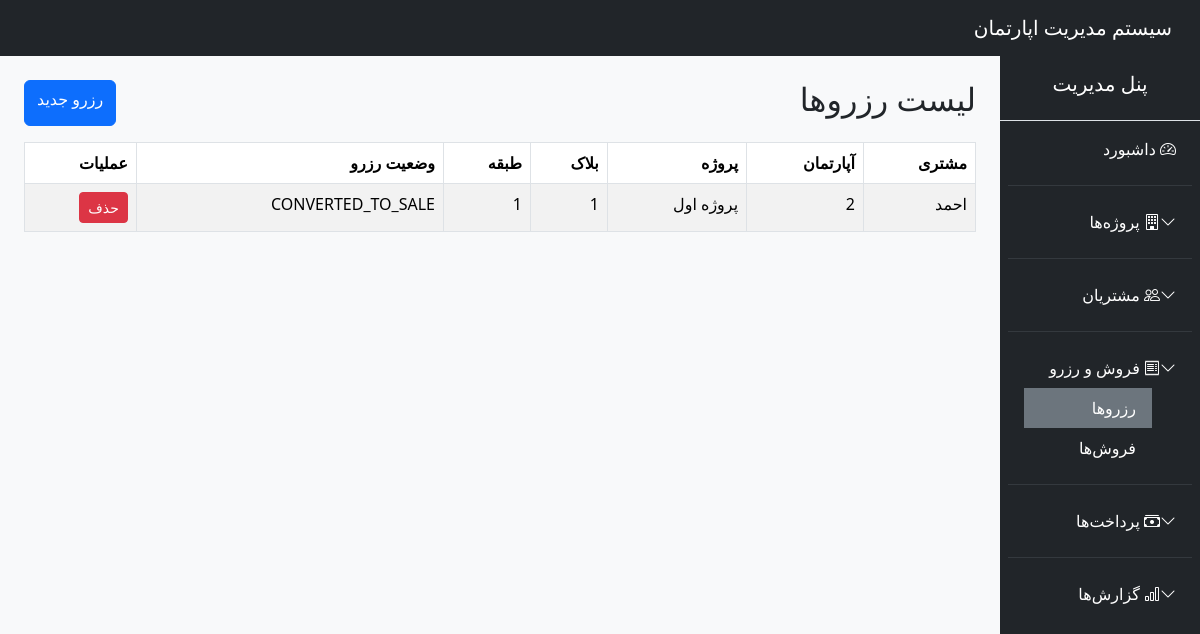
The page /public/?route=reservations (signed in) on the database as committed earlier.
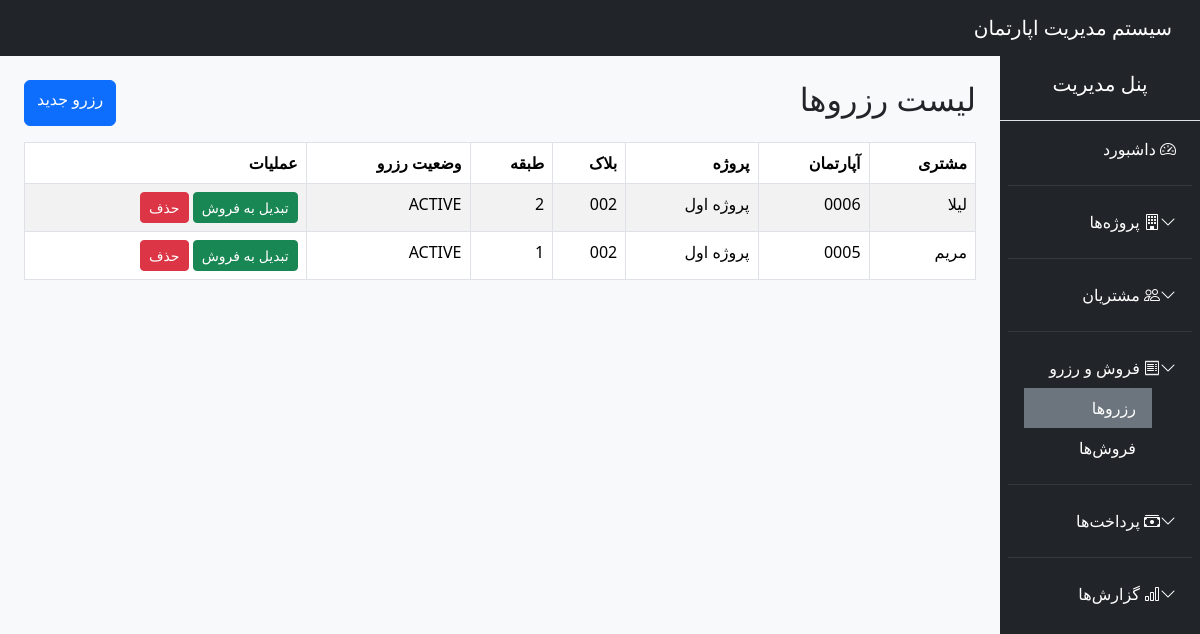
The same page on the database as committed later.
### tables this page shows
CREATE TABLE `reservations` (
  `id` int(11) NOT NULL,
  `apartment_id` int(11) NOT NULL,
  `customer_id` int(11) NOT NULL,
  `reserved_at` datetime NOT NULL DEFAULT current_timestamp(),
  `status` enum('ACTIVE','CANCELLED','CONVERTED_TO_SALE') DEFAULT 'ACTIVE',
  `created_at` datetime NOT NULL DEFAULT current_timestamp()
);

CREATE TABLE `customers` (
  `id` int(11) NOT NULL,
  `full_name` varchar(100) NOT NULL,
  `phone` varchar(50) DEFAULT NULL,
  `email` varchar(100) DEFAULT NULL,
  `national_id` varchar(50) DEFAULT NULL,
  `created_at` timestamp NOT NULL DEFAULT current_timestamp()
);

CREATE TABLE `apartments` (
  `id` int(11) NOT NULL,
  `floor_id` int(11) NOT NULL,
  `apartment_number` varchar(50) NOT NULL,
  `area` float DEFAULT NULL,
  `rooms` int(11) DEFAULT NULL,
  `status` enum('COMPLETED','UNDER_CONSTRUCTION','NOT_STARTED') NOT NULL,
  `base_price` decimal(15,2) DEFAULT NULL,
  `estimated_total_cost` decimal(15,2) DEFAULT NULL,
  `spent_cost` decimal(15,2) DEFAULT 0.00,
  `created_at` timestamp NOT NULL DEFAULT current_timestamp()
);

CREATE TABLE `projects` (
  `id` int(11) NOT NULL,
  `name` varchar(100) NOT NULL,
  `location` varchar(255) DEFAULT NULL,
  `description` text DEFAULT NULL,
  `created_at` timestamp NOT NULL DEFAULT current_timestamp(),
  `status` enum('ACTIVE','INACTIVE','COMPLETED') NOT NULL DEFAULT 'ACTIVE'
);

CREATE TABLE `blocks` (
  `id` int(11) NOT NULL,
  `project_id` int(11) NOT NULL,
  `name` varchar(50) NOT NULL,
  `floors_count` int(11) NOT NULL
);

CREATE TABLE `floors` (
  `id` int(11) NOT NULL,
  `block_id` int(11) NOT NULL,
  `floor_number` int(11) NOT NULL
);

### public/index.php (called while the page is built, shortened)
<?php
require_once "../app/core/Database.php";
require_once "../app/core/Controller.php";
require_once "../app/core/Model.php";
$route = $_GET['route'] ?? 'dashboard';
require_once "../routes/web.php";

### app/core/Controller.php (called while the page is built, shortened)
<?php
class Controller {
    protected function view($view, $data = []) {
        extract($data);
        require "../app/views/$view.php";
    }
    protected function model($model) {
        return new $model;
    }
}

### app/controllers/ReservationController.php (called while the page is built, shortened)
<?php
class ReservationController extends Controller
{
    public function index()
    {
        $reservationModel = $this->model("Reservation");
        $reservations = $reservationModel->all();
        $this->view("reservations/index", compact('reservations', 'page_title'));
    }
}

### config/config.php (called while the page is built)
<?php
return [
    'db' => [
        'host' => 'localhost',
        'dbname' => 'apartment_system',
        'user' => 'root',
        'pass' => ''
    ]
];

### app/core/Database.php (called while the page is built, shortened)
<?php
class Database {
    private static $instance = null;
    private function __construct() {
        $config = require __DIR__ . '/../../config/config.php';
        $dsn = "mysql:host={$config['db']['host']};dbname={$config['db']['dbname']};charset=utf8mb4";
        try {
            $this->pdo = new PDO($dsn, $config['db']['user'], $config['db']['pass']);
        } catch (PDOException $e) {
            die("DB Connection Failed: " . $e->getMessage());
        }
    }
    public static function connect() {
        if (self::$instance === null) {
            self::$instance = new Database();
        }
        return self::$instance->pdo;
    }
}

### app/core/Model.php (called while the page is built, shortened)
<?php
class Model {
    public function __construct() {
        $this->db = Database::connect();
    }
}

### app/models/Reservation.php (called while the page is built, shortened)
<?php
class Reservation extends Model
{
    public function all()
    {
        $sql = "SELECT r.*,
                       c.full_name AS customer_name,
                       a.apartment_number,
                       f.floor_number,
                       b.name AS block_name,
                       p.name AS project_name
                FROM reservations r
                JOIN customers c ON r.customer_id = c.id
                JOIN apartments a ON r.apartment_id = a.id
                JOIN floors f ON a.floor_id = f.id
                JOIN blocks b ON f.block_id = b.id
                JOIN projects p ON b.project_id = p.id
                ORDER BY r.id DESC";
        return $this->db->query($sql)->fetchAll(PDO::FETCH_ASSOC);
    }
}

### app/views/reservations/index.php (the view)
<?php require "../app/views/layouts/header.php"; ?>
<?php require "../app/views/layouts/sidebar.php"; ?>
<div class="d-flex justify-content-between mb-3">
    <h2>لیست رزروها</h2>
    <a href="/apartment_system/public/?route=reservations_create" class="btn btn-primary">رزرو جدید</a>
</div>
<table class="table table-bordered table-striped">
    <thead>
        <tr>
            <th>مشتری</th>
            <th>آپارتمان</th>
            <th>پروژه</th>
            <th>بلاک</th>
            <th>طبقه</th>
            <th>وضعیت رزرو</th>
            <th>عملیات</th>
        </tr>
    </thead>
    <tbody>
    <?php foreach ($reservations as $r): ?>
        <tr>
            <td><?= $r['customer_name'] ?></td>
            <td><?= $r['apartment_number'] ?></td>
            <td><?= $r['project_name'] ?></td>
            <td><?= $r['block_name'] ?></td>
            <td><?= $r['floor_number'] ?></td>
            <td><?= $r['status'] ?></td>
            <td>
                <?php if ($r['status'] == 'ACTIVE'): ?>
                    <a href="/apartment_system/public/?route=reservations_convert&id=<?= $r['id'] ?>"
                       class="btn btn-success btn-sm">تبدیل به فروش</a>
                <?php endif; ?>
                <a href="/apartment_system/public/?route=reservations_delete&id=<?= $r['id'] ?>"
                   class="btn btn-danger btn-sm"
                   onclick="return confirm('حذف شود؟')">حذف</a>
            </td>
        </tr>
    <?php endforeach; ?>
    </tbody>
</table>
<?php require "../app/views/layouts/footer.php"; ?>

### routes/web.php (shortened to what this page needs)
<?php
switch ($route) {
    case 'reservations':
    require "../app/controllers/ReservationController.php";
    (new ReservationController())->index();
    break;
}

### app/views/layouts/header.php (shortened to what this page needs)
<?php
$baseUrl = "/apartment_system/public";
?>
<!DOCTYPE html>
<html lang="fa" dir="rtl">
<head>
    <link rel="stylesheet" href="<?= $baseUrl ?>/css/bootstrap.min.css">
    <link rel="stylesheet" href="https://cdn.jsdelivr.net/npm/bootstrap-icons@1.11.1/font/bootstrap-icons.css">
    <link rel="stylesheet" href="<?= $baseUrl ?>/css/style.css">
</head>
<body class="bg-light">
<nav class="navbar navbar-expand-lg navbar-dark bg-dark">
    <div class="container-fluid">
        <a class="navbar-brand" href="<?= $baseUrl ?>/?route=dashboard">سیستم مدیریت اپارتمان</a>
    </div>
</nav>
<div class="container-fluid">
    <div class="row">

### app/views/layouts/sidebar.php (shortened to what this page needs)
<?php
$baseUrl = "http://localhost/apartment_system/public";
$currentRoute = $_GET['route'] ?? 'dashboard';
function isActive($route, $currentRoute) {
    return $route === $currentRoute ? 'active bg-secondary text-white' : 'text-white';
}
function isOpen($routes, $currentRoute) {
    return in_array($currentRoute, $routes) ? 'show' : '';
}
?>
<div class="col-md-2 col-lg-2 bg-dark text-white min-vh-100 p-0">
    <div class="p-3 border-bottom">
        <h5 class="text-center">پنل مدیریت</h5>
    </div>
    <ul class="nav flex-column p-2">
        <li class="nav-item">
            <a class="nav-link <?= isActive('dashboard', $currentRoute) ?>"
               href="<?= $baseUrl ?>/?route=dashboard">
                <i class="bi bi-speedometer2"></i> داشبورد
            </a>
        </li>
        <hr class="text-secondary">
        <li class="nav-item">
            <a class="nav-link text-white" data-bs-toggle="collapse" href="#projectsMenu">
                <i class="bi bi-building"></i> پروژه‌ها
                <i class="bi bi-chevron-down float-end"></i>
            </a>
        </li>
        <hr class="text-secondary">
        <li class="nav-item">
            <a class="nav-link text-white" data-bs-toggle="collapse" href="#customersMenu">
                <i class="bi bi-people"></i> مشتریان
                <i class="bi bi-chevron-down float-end"></i>
            </a>
        </li>
        <hr class="text-secondary">
        <li class="nav-item">
            <a class="nav-link text-white" data-bs-toggle="collapse" href="#salesMenu">
                <i class="bi bi-receipt"></i> فروش و رزرو
                <i class="bi bi-chevron-down float-end"></i>
            </a>
            <div class="collapse <?= isOpen(['reservations','ownerships'], $currentRoute) ?>" id="salesMenu">
                <ul class="nav flex-column ms-3">
                    <li>
                        <a class="nav-link <?= isActive('reservations', $currentRoute) ?>"
                           href="<?= $baseUrl ?>/?route=reservations">رزروها</a>
                    </li>
                    <li>
                        <a class="nav-link <?= isActive('ownerships', $currentRoute) ?>"
                           href="<?= $baseUrl ?>/?route=ownerships">فروش‌ها</a>
                    </li>
                </ul>
            </div>
        </li>
        <hr class="text-secondary">
        <li class="nav-item">
            <a class="nav-link text-white" data-bs-toggle="collapse" href="#paymentsMenu">
                <i class="bi bi-cash-stack"></i> پرداخت‌ها
                <i class="bi bi-chevron-down float-end"></i>
            </a>
        </li>
        <hr class="text-secondary">
        <li class="nav-item">
            <a class="nav-link text-white" data-bs-toggle="collapse" href="#reportsMenu">
                <i class="bi bi-bar-chart"></i> گزارش‌ها
                <i class="bi bi-chevron-down float-end"></i>
            </a>
        </li>
    </ul>
</div>
<div class="col-md-10 col-lg-10 p-4">

### app/views/layouts/footer.php (shortened to what this page needs)
    </div>
  </div>
</div>
</body>
</html>

Rows that differ between the two databases and show on the page:
removed reservations: customer.full_name "احمد", apartment.apartment_number "2", projects.name "پروژه اول", blocks.name "1", floors.floor_number "1", status "CONVERTED_TO_SALE"
added reservations: customer.full_name "لیلا", apartment.apartment_number "0006", projects.name "پروژه اول", blocks.name "002", floors.floor_number "2", status "ACTIVE"
added reservations: customer.full_name "مریم", apartment.apartment_number "0005", projects.name "پروژه اول", blocks.name "002", floors.floor_number "1", status "ACTIVE"
